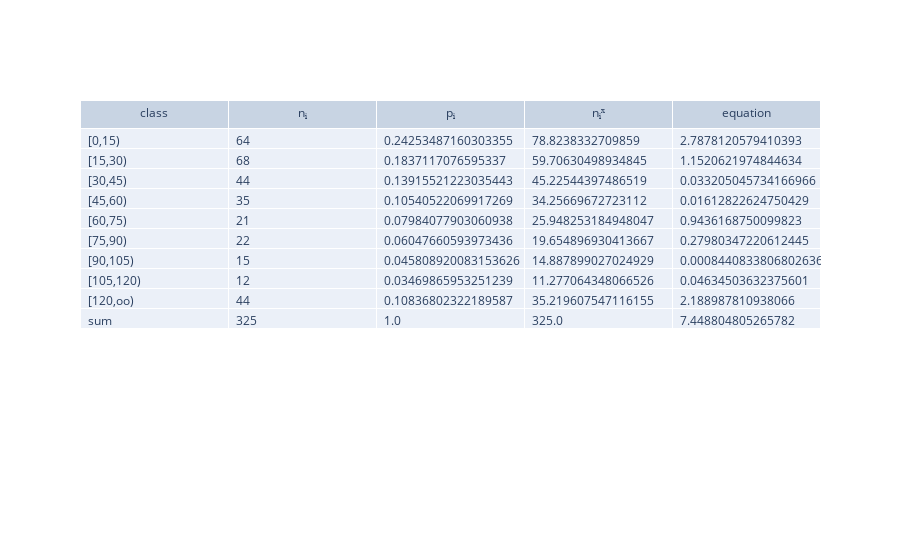

Write notebook code for a chart like this one.
### Code cell
from sympy import floor, oo
from sympy.stats import P, Exponential
from scipy import stats
import plotly.graph_objects as go
from numpy import transpose, sqrt

classes = [[0,15], [15,30], [30,45], [45,60], [60,75], [75,90], [90,105], [105,120], [120,oo]]
delta_t_amounts = [64,68,44,35,21,22,15,12,44]
n = 325
t_mean = 54
alpha = 0.01

class sample:
    n = n
    lamd = 1/t_mean

    def __init__(self, lowerLimit_closed, upperLimit_open, nᵢ):
        self.lowerLimit = lowerLimit_closed
        self.upperLimit = upperLimit_open
        self.nᵢ = nᵢ
        self.X = Exponential('X', sample.lamd)
        self.pᵢ = float(P(self.X <= self.upperLimit) - P(self.X <= self.lowerLimit))
        self.nᵢˣ = sample.n * self.pᵢ
        self.equation = (self.nᵢ - self.nᵢˣ)**2/self.nᵢˣ

def sum_col(name, table_data):
    return sum([table_data[i][name] for i, item in enumerate(table_data)])

if n != sum(delta_t_amounts):
    raise IOError("delta_t_amounts and n are not equal, possibly wrong input")

s = [sample(delta_t_class[0], delta_t_class[1], delta_t_amounts[i]) for i, delta_t_class in enumerate(classes)]

table_data = []
for i, _sample in enumerate(s):
    samples = {}
    samples['class'] = f"[{_sample.lowerLimit},{_sample.upperLimit})"
    samples['nᵢ'] = _sample.nᵢ
    samples['pᵢ'] = _sample.pᵢ
    samples['nᵢˣ'] = _sample.nᵢˣ
    samples['equation'] = _sample.equation
    table_data.append(samples)
table_data.append({'class': 'sum', 'nᵢ': sum_col('nᵢ', table_data), 'pᵢ': sum_col('pᵢ', table_data), 'nᵢˣ': sum_col('nᵢˣ', table_data), 'equation': sum_col('equation', table_data)})

f = len(delta_t_amounts) -1
quantile = 1-alpha
degrees = f-1 # 1 assumption -> degrees -1
c = stats.chi2.ppf(quantile, degrees)
z = table_data[-1]['equation']

print(f'estimated value 𝜆̂ = {1/t_mean}')
print(f"class {table_data[0]['class']}: pᵢ = {table_data[0]['pᵢ']}")
print(f"class {table_data[1]['class']}: equation = {table_data[1]['equation']}")
print(f"class {table_data[-2]['class']}: nᵢˣ = {table_data[-2]['nᵢˣ']}")
print(f"test value: z = {z}")
print(f'c = {c} is the {quantile:1f}-quantile of the 𝜒²-distribution with f = {degrees} degrees')
print(f"the sample {'seems' if z < c else 'does not seem'} to be exponentially distributed with a {alpha*100}% error rate")

fig = go.Figure(data=[go.Table(header=dict(values=list(samples.keys())),
                 cells=dict(values=transpose([list(item.values()) for item in table_data]), align="left"))
                    ])
fig.show()

### Figure 1 — Plotly figure (JSON) as saved in the notebook; plotly's stock layout.template omitted (floating-point values rounded to 4 significant figures)
{"data": [{"cells": {"align": "left", "values": [["[0,15)", "[15,30)", "[30,45)", "[45,60)", "[60,75)", "[75,90)", "[90,105)", "[105,120)", "[120,oo)", "sum"], ["64", "68", "44", "35", "21", "22", "15", "12", "44", "325"], ["0.24253487160303355", "0.1837117076595337", "0.13915521223035443", "0.10540522069917269", "0.07984077903060938", "0.06047660593973436", "0.045808920083153626", "0.03469865953251239", "0.10836802322189587", "1.0"], ["78.8238332709859", "59.70630498934845", "45.22544397486519", "34.25669672723112", "25.948253184948047", "19.654896930413667", "14.887899027024929", "11.277064348066526", "35.219607547116155", "325.0"], ["2.7878120579410393", "1.1520621974844634", "0.033205045734166966", "0.01612822624750429", "0.9436168750099823", "0.27980347220612445", "0.0008440833806802636", "0.04634503632375601", "2.188987810938066", "7.448804805265782"]]}, "header": {"values": ["class", "nᵢ", "pᵢ", "nᵢˣ", "equation"]}, "type": "table"}], "layout": {}}
